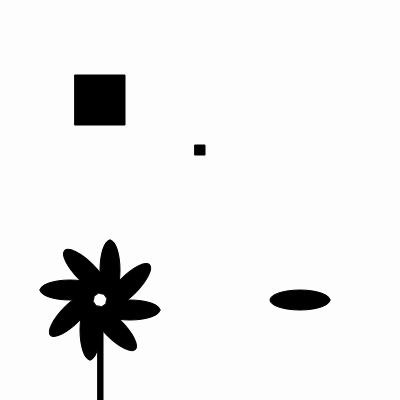
Frame 1 (no input)
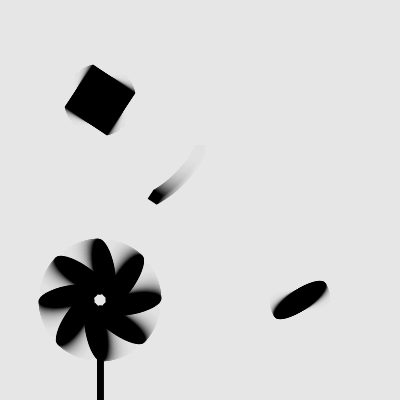
Frame 60 (no input)
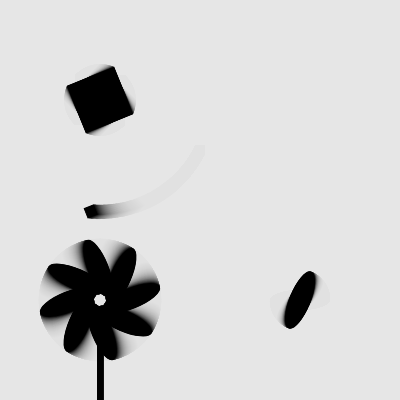
Frame 120 (the mouse pressed at the canvas centre since frame 60)

The p5.js sketch that drew these frames (run headless with seeded random() and noise() and a simulated clock; from frame 60 on, the mouse is pressed at the canvas centre):

// p5.js sketch
// ── sketch.js
let counter = 0;

function setup() {
  createCanvas(400, 400);
}

function draw() {
  background(220,20);

  fill(0);

  push();
  translate(100,100);
  rotate(counter);
  rectMode(CENTER);
  rect(0,0,50,50);
  rect(100,50,10,10);
  pop();

  

  push();
  translate(300,300);
  rotate(-counter);
  ellipse(0,0,60,20);
  pop();

  push();
  translate(100,300);
  rect(-2,10,5,100);
  rotate(counter);
  ellipseMode(CORNER);
  ellipse(0,0,60,20);
  rotate(QUARTER_PI);
  ellipse(0,0,60,20);
  rotate(QUARTER_PI);
  ellipse(0,0,60,20);
  rotate(QUARTER_PI);
  ellipse(0,0,60,20);
  rotate(QUARTER_PI);
  ellipse(0,0,60,20);
  rotate(QUARTER_PI);
  ellipse(0,0,60,20);
  rotate(QUARTER_PI);
  ellipse(0,0,60,20);
  rotate(QUARTER_PI);
  ellipse(0,0,60,20);
  pop();

  counter = counter +0.01;

}

function mousePressed(){



}
//
// rotate();
// translate();
// push();
// pop();
